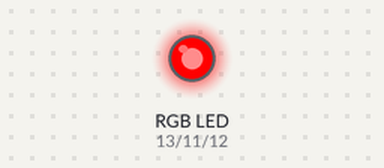
Simulated run of this sketch. Board: Arduino Uno, built with avr-gcc and run on an emulated ATmega328P. On the bench: an RGB LED mixed from three pins (HIGH = lit).

Above: at 0.1 s.
Timing chart, 0 to 1.6 s (numbered marks = the images above):
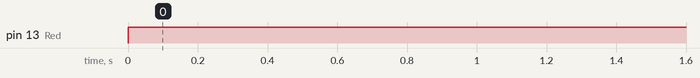

Measured:
- by itself, pin 13 (Red): LOW → HIGH at 0.00 s

The sketch:

05.RGB_LED.ino
```cpp
void setup() {
  pinMode(13, OUTPUT); // Red
  pinMode(12, OUTPUT); // Blue
  pinMode(11, OUTPUT); // Green
}

void loop() {
  digitalWrite(13, HIGH); // Red On
  digitalWrite(12, LOW); // Blue Off
  digitalWrite(11, LOW); // Green Off
}
```
